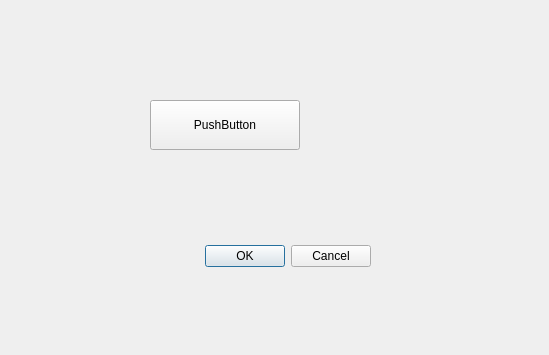
<?xml version="1.0" encoding="UTF-8"?>
<ui version="4.0">
 <class>Dialog</class>
 <widget class="QDialog" name="Dialog">
  <property name="geometry">
   <rect>
    <x>0</x>
    <y>0</y>
    <width>549</width>
    <height>355</height>
   </rect>
  </property>
  <property name="minimumSize">
   <size>
    <width>400</width>
    <height>300</height>
   </size>
  </property>
  <property name="windowTitle">
   <string>Dialog</string>
  </property>
  <widget class="QDialogButtonBox" name="buttonBox">
   <property name="geometry">
    <rect>
     <x>30</x>
     <y>240</y>
     <width>341</width>
     <height>32</height>
    </rect>
   </property>
   <property name="orientation">
    <enum>Qt::Horizontal</enum>
   </property>
   <property name="standardButtons">
    <set>QDialogButtonBox::Cancel|QDialogButtonBox::Ok</set>
   </property>
  </widget>
  <widget class="QPushButton" name="pushButton">
   <property name="geometry">
    <rect>
     <x>150</x>
     <y>100</y>
     <width>150</width>
     <height>50</height>
    </rect>
   </property>
   <property name="sizePolicy">
    <sizepolicy hsizetype="Minimum" vsizetype="Fixed">
     <horstretch>0</horstretch>
     <verstretch>0</verstretch>
    </sizepolicy>
   </property>
   <property name="text">
    <string>PushButton</string>
   </property>
  </widget>
 </widget>
 <tabstops>
  <tabstop>pushButton</tabstop>
 </tabstops>
 <resources/>
 <connections>
  <connection>
   <sender>buttonBox</sender>
   <signal>accepted()</signal>
   <receiver>Dialog</receiver>
   <slot>accept()</slot>
   <hints>
    <hint type="sourcelabel">
     <x>248</x>
     <y>254</y>
    </hint>
    <hint type="destinationlabel">
     <x>157</x>
     <y>274</y>
    </hint>
   </hints>
  </connection>
  <connection>
   <sender>buttonBox</sender>
   <signal>rejected()</signal>
   <receiver>Dialog</receiver>
   <slot>reject()</slot>
   <hints>
    <hint type="sourcelabel">
     <x>316</x>
     <y>260</y>
    </hint>
    <hint type="destinationlabel">
     <x>286</x>
     <y>274</y>
    </hint>
   </hints>
  </connection>
  <connection>
   <sender>pushButton</sender>
   <signal>clicked()</signal>
   <receiver>Dialog</receiver>
   <slot>first_pyqt5_slot_click()</slot>
   <hints>
    <hint type="sourcelabel">
     <x>248</x>
     <y>130</y>
    </hint>
    <hint type="destinationlabel">
     <x>375</x>
     <y>51</y>
    </hint>
   </hints>
  </connection>
  <connection>
   <sender>pushButton</sender>
   <signal>clicked()</signal>
   <receiver>Dialog</receiver>
   <slot>open()</slot>
   <hints>
    <hint type="sourcelabel">
     <x>209</x>
     <y>132</y>
    </hint>
    <hint type="destinationlabel">
     <x>388</x>
     <y>176</y>
    </hint>
   </hints>
  </connection>
 </connections>
 <slots>
  <slot>first_pyqt5_slot_click()</slot>
 </slots>
</ui>
